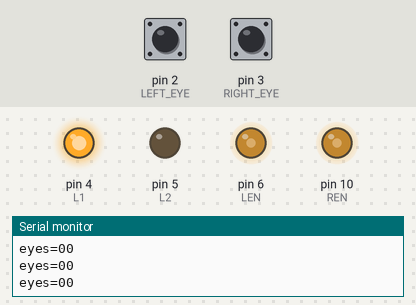
The sketch below on a simulated Arduino Uno, built with avr-gcc and run on an emulated ATmega328P. Shown: output pins drawn as LEDs (lit = HIGH), the last lines printed to the serial monitor. The inputs (shaded band) are chosen by the test bench; at power-on: pin 2 (LEFT_EYE) LOW, pin 3 (RIGHT_EYE) LOW. Pins used as bus, display or sensor lines are not drawn.

Above: at 1.2 s.
1.3 s: pin 2 (LEFT_EYE) pulled HIGH for 0.15 s
At 1.38 s:
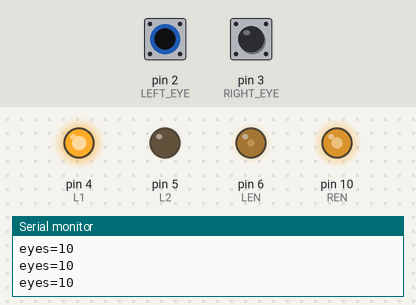
2.9 s: pin 3 (RIGHT_EYE) pulled HIGH for 0.15 s
At 2.98 s:
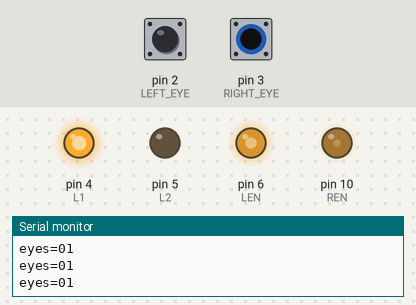
4.5 s: pin 3 (RIGHT_EYE) pulled HIGH for 3.2 s
At 8.1 s:
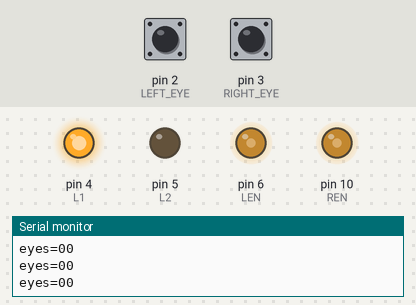
9.2 s: pin 2 (LEFT_EYE) pulled HIGH for 3.2 s
At 10.3 s:
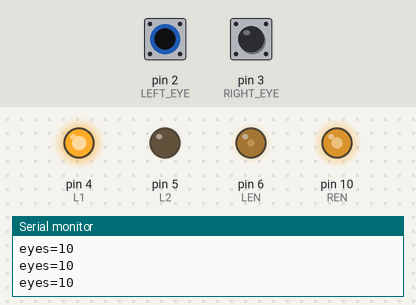
13.9 s: pin 2 (LEFT_EYE) driven HIGH and pin 3 (RIGHT_EYE) driven HIGH
At 15.0 s:
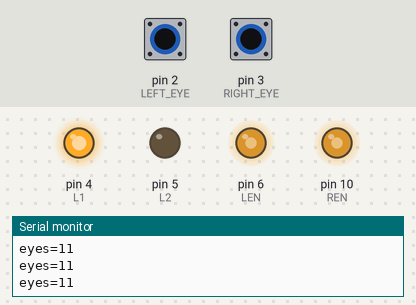
Timing chart, 0 to 16.4 s (numbered marks = the images above; inputs shaded):
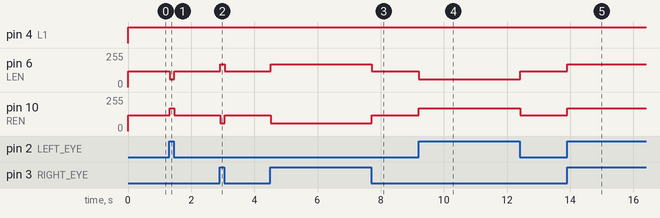

Measured:
- after the input at 1.3 s, pin 6 (LEN): 120/255 → 60/255 at once, → 120/255 0.14 s later; pin 10 (REN): 120/255 → 170/255 at once, → 120/255 0.14 s later
- after the input at 2.9 s, pin 6 (LEN): 120/255 → 170/255 at once, → 120/255 0.14 s later; pin 10 (REN): 120/255 → 60/255 at once, → 120/255 0.14 s later
- after the input at 4.5 s, pin 6 (LEN): 120/255 → 170/255 at once, → 120/255 3.2 s later; pin 10 (REN): 120/255 → 60/255 at once, → 120/255 3.2 s later
- after the input at 9.2 s, pin 6 (LEN): 120/255 → 60/255 at once, → 120/255 3.2 s later; pin 10 (REN): 120/255 → 170/255 at once, → 120/255 3.2 s later
- after the input at 13.9 s, pin 6 (LEN), pin 10 (REN): 120/255 → 170/255 at once

The sketch:

line-follower.ino
```cpp
// Follows a dark line with two reflectance sensors (HIGH over the line) on pins 2 and 3.
// Motors on 4/5/6 and 7/8/10.
const int L1 = 4, L2 = 5, LEN = 6;
const int R1 = 7, R2 = 8, REN = 10;
const int LEFT_EYE = 2, RIGHT_EYE = 3;
void drive(int l, int r) {
  digitalWrite(L1, l > 0); digitalWrite(L2, l < 0); analogWrite(LEN, abs(l));
  digitalWrite(R1, r > 0); digitalWrite(R2, r < 0); analogWrite(REN, abs(r));
}
void setup() {
  Serial.begin(115200);
  int pins[] = {L1, L2, LEN, R1, R2, REN};
  for (int p : pins) pinMode(p, OUTPUT);
  pinMode(LEFT_EYE, INPUT);
  pinMode(RIGHT_EYE, INPUT);
}
void loop() {
  bool l = digitalRead(LEFT_EYE) == HIGH;
  bool r = digitalRead(RIGHT_EYE) == HIGH;
  Serial.print("eyes="); Serial.print(l); Serial.println(r);
  if (l && r) drive(170, 170);
  else if (l) drive(60, 170);
  else if (r) drive(170, 60);
  else drive(120, 120);
  delay(20);
}
```
